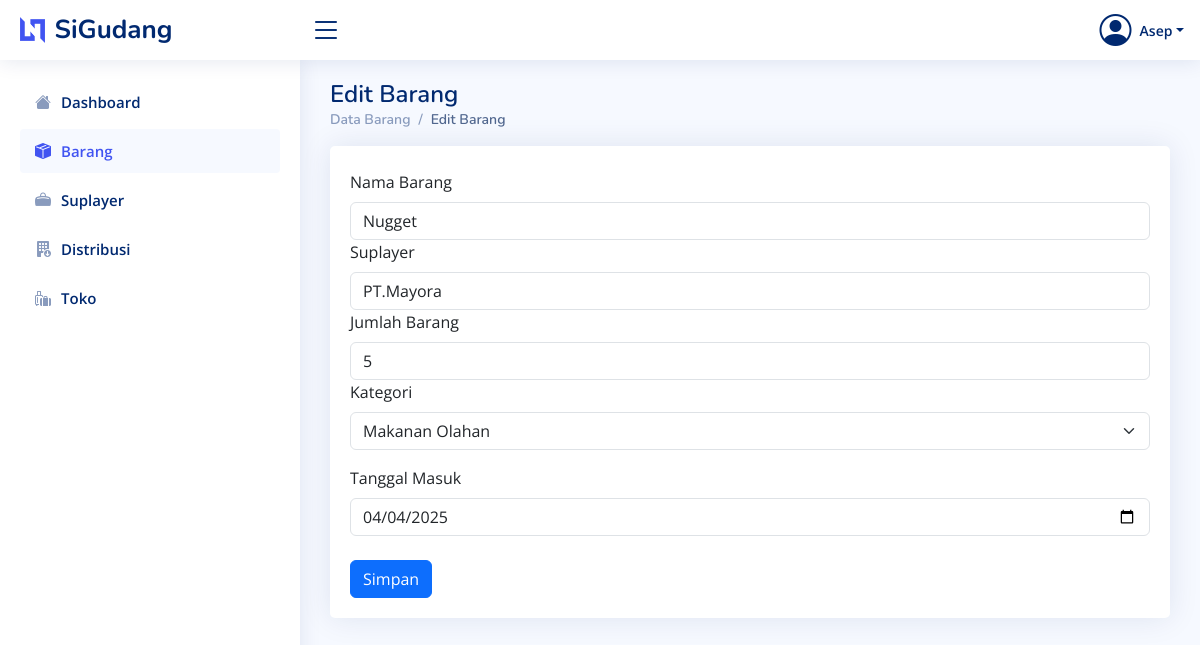
/Views/v_editbarang.php?id_barang=46 (signed in), run on the app's committed database.
### tables this page shows
CREATE TABLE `tb_barang` (
  `id_barang` int(11) NOT NULL,
  `nama_barang` varchar(20) NOT NULL,
  `id_suplayer` int(11) NOT NULL,
  `jumlah_barang` int(11) NOT NULL,
  `kategori` enum('Makanan_Olahan','Daging','Buah','Sayur') NOT NULL,
  `tanggal_masuk` date NOT NULL
);

### Config/Koneksi.php (called while the page is built, shortened)
<?php
class Koneksi
{
  private $host = "localhost";
  private $user = "root";
  private $pass = "";
  private $db = "sigudang";
  public function __construct()
  {
    $this->conn = new mysqli($this->host, $this->user, $this->pass, $this->db);
  }
}

### Controllers/c_databarang.php (called while the page is built, shortened)
<?php
require_once '../Models/m_databarang.php';
class BarangController
{
  public function getBarangById($id_barang)
  {
    $barang = new Barang();
    return $barang->getBarangById($id_barang);
  }
}

### Models/m_databarang.php (called while the page is built, shortened)
<?php
require_once '../Config/Koneksi.php';
class Barang
{
  private $db;
  public function __construct()
  {
    $this->db = new Koneksi();
  }
  public function getBarangById($id_barang)
  {
    $query = "SELECT * FROM tb_barang WHERE id_barang = ?";
    $stmt = $this->db->conn->prepare($query);
    $stmt->bind_param("i", $id_barang);
    $stmt->execute();
    $result = $stmt->get_result();
    return $result->fetch_assoc();
  }
}

### Models/m_suplayer.php (called while the page is built, shortened)
<?php
require_once '../Config/Koneksi.php';
class Suplayer
{
  private $db;
  public function __construct()
  {
    $this->db = new Koneksi();
  }
  public function getAllSuplayer()
  {
    $query = "SELECT * FROM tb_suplayer";
    $result = $this->db->conn->query($query);
    return $result->fetch_all(MYSQLI_ASSOC);
  }
}

### Views/v_editbarang.php (the view, shortened to what this page needs)
<?php
include_once "./Layouts/header.php";
include_once "./Layouts/sidebar.php";
require_once "../Controllers/c_databarang.php";
$controller = new BarangController();
$id_barang = $_GET['id_barang'] ?? null;
$barang = $id_barang ? $controller->getBarangById($id_barang) : null;
?>
<main id="main" class="main">
  <div class="pagetitle">
    <h1>Edit Barang</h1>
    <nav>
      <ol class="breadcrumb">
        <li class="breadcrumb-item"><a href="v_databarang.php">Data Barang</a></li>
        <li class="breadcrumb-item active">Edit Barang</li>
      </ol>
    </nav>
    <section class="section">
      <div class="card">
        <div class="card-body">
          <form action="" method="POST">
            <div>
              <label class="form-label mt-4" for="">Nama Barang</label>
              <input type="text" name="nama barang" value="<?php echo $barang['nama_barang'] ?? '' ?>" class="form-control" required>
            </div>
            <div>
              <label for="id_suplayer" class="form-label">Suplayer</label>
              <select class="form-control" id="id_suplayer" name="id_suplayer">
                <?php
                require_once '../Models/m_suplayer.php';
                $suplayerModel = new Suplayer();
                $suplayers = $suplayerModel->getAllSuplayer();
                foreach ($suplayers as $suplayer) {
                  echo "<option value='{$suplayer['id_suplayer']}'>{$suplayer['nama_suplayer']}</option>";
                }
                ?>
              </select>
            </div>
            <div>
              <label class="form-label" for="">Jumlah Barang</label>
              <input type="number" name="jumlah barang" value="<?php echo $barang['jumlah_barang'] ?? '' ?>" class="form-control" required>
            </div>
            <div class="mb-3">
              <label class="form-label">Kategori</label>
              <select id="kategori" name="kategori" class="form-select" required>
                <option value="makanan_olahan" <?= ($barang['kategori'] == 'Makanan_Olahan') ? 'selected' : '' ?>>Makanan Olahan</option>
              </select>
            </div>
            <div>
              <label class="form-label" for="">Tanggal Masuk</label>
              <input type="date" name="tanggal masuk" value="<?php echo $barang['tanggal_masuk'] ?? '' ?>" class="form-control" required>
            </div>
            <br>
            <button type="submit" class="btn btn-primary">Simpan</button>
          </form>
        </div>
      </div>
  </div>
</main>
<?php
include_once "./Layouts/footer.php";
?>

### assets/css/style.css (style rules this page uses)
:root { scroll-behavior: smooth; }
body { font-family: "Open Sans", sans-serif; background: #f6f9ff; color: #444444; }
a { color: #4154f1; text-decoration: none; }
h1, h2, h3, h4, h5, h6 { font-family: "Nunito", sans-serif; }
#main { margin-top: 60px; padding: 20px 30px; transition: all 0.3s; }
.pagetitle { margin-bottom: 10px; }
.pagetitle h1 { font-size: 24px; margin-bottom: 0; font-weight: 600; color: #012970; }
.card { margin-bottom: 30px; border: none; border-radius: 5px; box-shadow: 0px 0 30px rgba(1, 41, 112, 0.1); }
.card-body { padding: 0 20px 20px 20px; }
.breadcrumb { font-size: 14px; font-family: "Nunito", sans-serif; color: #899bbd; font-weight: 600; }
.breadcrumb a { color: #899bbd; transition: 0.3s; }
.breadcrumb .breadcrumb-item::before { color: #899bbd; }
.breadcrumb .active { color: #51678f; font-weight: 600; }
@media (min-width: 1200px) { #main, #footer { margin-left: 300px; } }

### data on the page
tb_barang: nama_barang "Nugget", jumlah_barang "5", kategori "Makanan Olahan", tanggal_masuk "04/04/2025"

### other printed values
$username "Asep"
form field id_suplayer "PT.Mayora"
